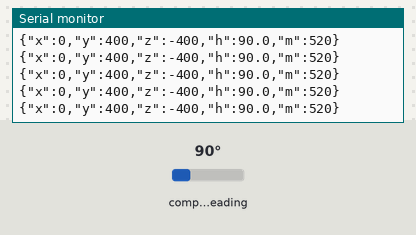
Recording of a sketch running on a simulated Arduino Uno, built with avr-gcc and run on an emulated ATmega328P. On the bench: the last lines printed to the serial monitor. Wiring (inferred from the names in the program): HMC5883L compass at I2C address 0x1E. Inputs (shaded band) come from the test bench; at power-on: compass heading 90°.

Above: at 1.2 s.
1.3 s: compass heading set to 7°
At 1.57 s:
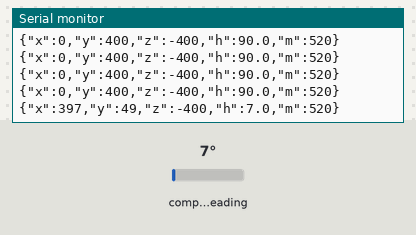
2.8 s: compass heading set to 180°
At 2.99 s:
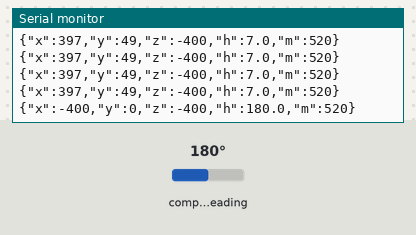
4.3 s: compass heading set to 90°
At 4.41 s:
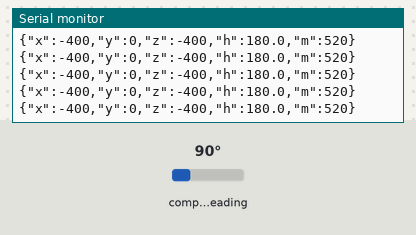
Timing chart, 0 to 7.3 s (numbered marks = the images above; inputs shaded):
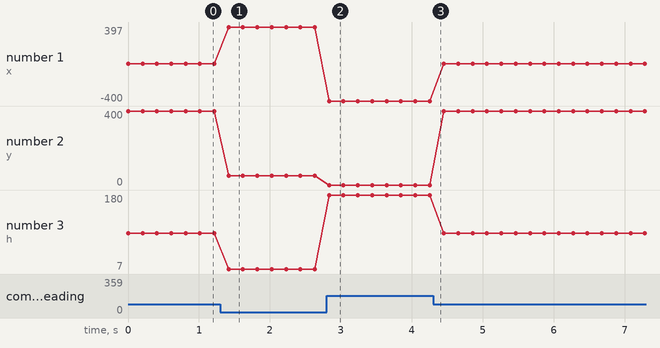

Measured:
- after the input at 1.3 s, the serial monitor: prints a new line after 0.12 s (image 1)
- after the input at 2.8 s, the serial monitor: prints a new line at once (image 2)
- plotted number 1: 0 → 397 after the input at 1.3 s
- plotted number 2: 400 → 49 after the input at 1.3 s, 0 → 400 after the input at 4.3 s
- plotted number 3: 90 → 7 after the input at 1.3 s, 7 → 180 after the input at 2.8 s, 180 → 90 after the input at 4.3 s

The sketch:

compass.ino
```cpp
// Compass Serial - HMC5883L (GY-273) -> JSON na serial
// Envia {"x":..,"y":..,"z":..,"h":..,"m":..} a cada 200ms
// A pagina web local (compass.html) le via Web Serial API.

#include <Wire.h>

#define HMC_ADDR 0x1E
#define REG_CONF_A 0x00
#define REG_CONF_B 0x01
#define REG_MODE 0x02
#define REG_DATA_X_H 0x03

void i2cWrite(uint8_t reg, uint8_t val)
{
  Wire.beginTransmission(HMC_ADDR);
  Wire.write(reg);
  Wire.write(val);
  Wire.endTransmission();
}

bool leituraXYZ(int16_t &x, int16_t &y, int16_t &z)
{
  Wire.beginTransmission(HMC_ADDR);
  Wire.write(REG_DATA_X_H);
  if (Wire.endTransmission(false) != 0)
    return false;
  if (Wire.requestFrom(HMC_ADDR, (uint8_t)6) != 6)
    return false;
  x = (Wire.read() << 8) | Wire.read();
  z = (Wire.read() << 8) | Wire.read();
  y = (Wire.read() << 8) | Wire.read();
  return true;
}

void setup()
{
  Serial.begin(9600);
  while (!Serial)
  {
    ;
  }

  Wire.begin();
  Wire.setClock(100000);
  Wire.beginTransmission(HMC_ADDR);
  if (Wire.endTransmission() != 0)
  {
    Serial.println(F("{\"erro\":\"HMC5883L not found!\"}"));
    while (true)
    {
      delay(1000);
    }
  }
  i2cWrite(REG_CONF_A, 0x70); // media 8, 15 Hz
  i2cWrite(REG_CONF_B, 0x20); // ganho +-1.3 Ga
  i2cWrite(REG_MODE, 0x00);   // modo continuo
}

void loop()
{
  int16_t x, y, z;
  if (leituraXYZ(x, y, z))
  {
    float heading = atan2((float)y, (float)x) * 180.0 / PI;
    if (heading < 0)
      heading += 360.0;
    float mag = sqrt((float)x * x + (float)y * y + (float)z * z) * 0.92;

    Serial.print(F("{\"x\":"));
    Serial.print(x);
    Serial.print(F(",\"y\":"));
    Serial.print(y);
    Serial.print(F(",\"z\":"));
    Serial.print(z);
    Serial.print(F(",\"h\":"));
    Serial.print(heading, 1);
    Serial.print(F(",\"m\":"));
    Serial.print(mag, 0);
    Serial.println(F("}"));
  }
  delay(200);
}
```
